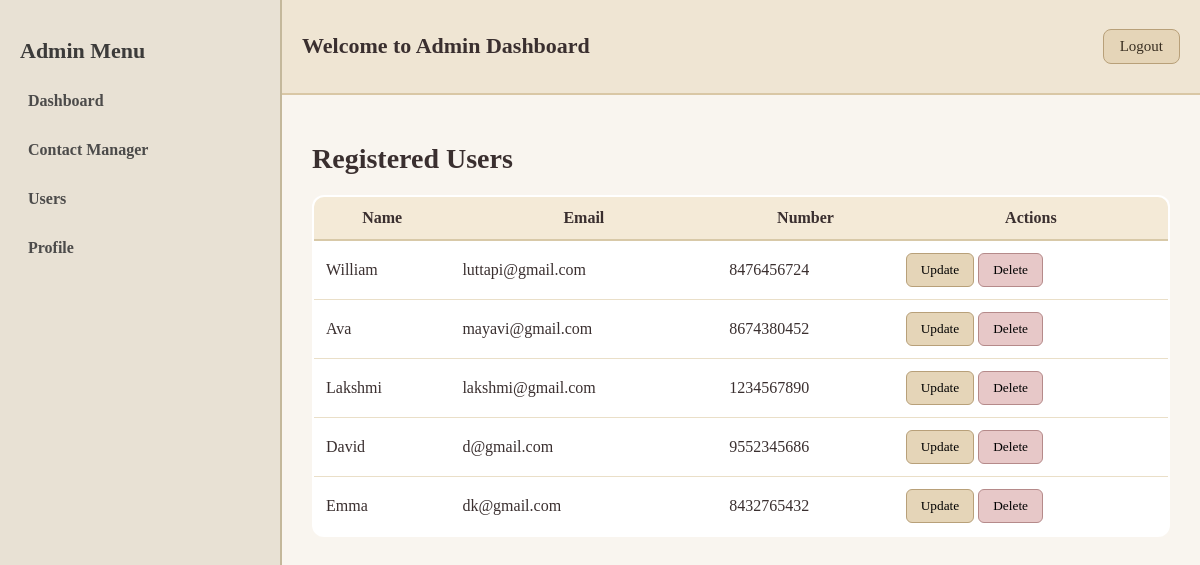
The app's page /userslist/ with its own data.
### contacts/models.py (models this page shows)
class User(AbstractUser):
    phonenumber = models.CharField(max_length=20,blank=True,null=True)

### contacts/views.py (the view)
# urls.py: path('userslist/',views.userslist,name='userslist'),
def userslist(request):
    users_only = User.objects.filter(is_superuser=False)
    userslist = []
    for user in users_only:
        contact = user.contacts.first() if hasattr(user, 'contacts') else None
        userslist.append({
            'user_id':user.id,
            'username':user.username,
            'email':user.email,
            'phone':user.phonenumber if user.phonenumber else None,
            'contact_id':contact.id if contact else 0,
            'super_user':user.is_superuser,
        })
    return render(request,'userslist.html',{'userslist':userslist})

### contacts/templates/userslist.html (shortened to what this page needs)
{% load static %}
<!DOCTYPE html>
<html lang="en">
<head>
    <link rel="stylesheet" href="{% static 'css/userslist.css' %}">
</head>
<body>
    <div class="dashboard">
        <aside class="sidebar">
            <h2>Admin Menu</h2>
            <ul>
                <li><a href="{% url 'admindashboard' %}">Dashboard</a></li>
                <li><a href="{% url 'contactlist' %}">Contact Manager</a></li>
                <li><a href="{% url 'userslist' %}">Users</a></li>
                <li><a href="{% url 'profile' %}">Profile</a></li>
            </ul>
        </aside>
        <div class="main">
            <nav class="topnav">
                <h1>Welcome to Admin Dashboard</h1>
                <a href="{% url 'login' %}" class="logout-btn">Logout</a>
            </nav>
            <div class="content">
                <h1>Registered Users</h1>
                <table class="user-table">
                    <thead>
                        <tr>
                            <th>Name</th>
                            <th>Email</th>
                            <th>Number</th>
                            <th>Actions</th>
                        </tr>
                    </thead>
                    <tbody>
                        {% for x in userslist %}
                        <tr>
                            <td>{{ x.username }}</td>
                            <td>{{ x.email }}</td>
                            <td>{{ x.phone }}</td>
                            <td>
                                <a href="{% url 'update_user' x.user_id %}"><button class="update-btn">Update</button></a>
                                <a href="{% url 'delete_user' x.user_id %}"><button class="delete-btn">Delete</button></a>
                            </td>
                        </tr>
                        {% endfor %}
                    </tbody>
                </table>
            </div>
        </div>
    </div>
</body>
</html>

### contacts/static/css/userslist.css (style rules this page uses)
body { margin: 0; padding: 0; background: #f9f5ef; font-family: "Playfair Display", serif; display: flex; height: 100vh; color: #3a2f2f; }
.dashboard { display: flex; width: 100%; }
.sidebar { width: 240px; background-color: #e8e1d4; border-right: 2px solid #c4b89b; padding: 20px; }
.sidebar h2 { font-size: 22px; font-weight: bold; color: #3c3b3a; margin-bottom: 20px; }
.sidebar ul { list-style: none; padding: 0; }
.sidebar ul li { margin-bottom: 15px; }
.sidebar ul li a { text-decoration: none; font-size: 16px; color: #4c4b4a; font-weight: 600; padding: 8px; display: block; border-radius: 6px; transition: 0.3s; }
.main { flex: 1; }
.topnav { background: #efe5d3; padding: 15px 20px; border-bottom: 2px solid #d9c7a5; display: flex; justify-content: space-between; align-items: center; }
.topnav h1 { font-size: 22px; }
.logout-btn { background: #e5d5b8; padding: 8px 16px; border-radius: 8px; border: 1px solid #b8a079; font-size: 15px; text-decoration: none; color: #392f21; font-family: "Playfair Display", serif; transition: 0.3s; }
.content { padding: 30px; }
.content h1 { font-size: 28px; margin-bottom: 20px; }
.user-table { width: 100%; border-collapse: collapse; background: #ffffff; border: 2px solid #d8c9a8; border-radius: 12px; overflow: hidden; font-size: 16px; }
.user-table th { background: #f4ead7; padding: 12px; border-bottom: 2px solid #d8c9a8; }
.user-table td { padding: 12px; border-bottom: 1px solid #eadfc8; }
.update-btn, .delete-btn { padding: 8px 14px; border: none; border-radius: 6px; cursor: pointer; font-family: "Playfair Display", serif; transition: 0.3s; }
.update-btn { background: #e5d5b8; border: 1px solid #b8a079; }
.delete-btn { background: #e7c8c8; border: 1px solid #b58a8a; }

### records on screen
User: username "William", email "luttapi@gmail.com", phone "8476456724"
User: username "Ava", email "mayavi@gmail.com", phone "8674380452"
User: username "Lakshmi", email "lakshmi@gmail.com", phone "1234567890"
User: username "David", email "d@gmail.com", phone "9552345686"
User: username "Emma", email "dk@gmail.com", phone "8432765432"
